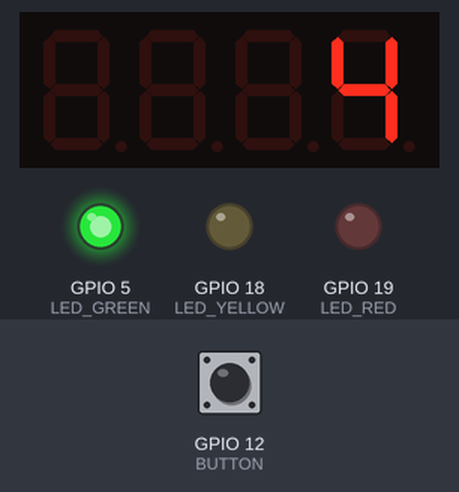
A program run on a simulated ESP32. Shown: 4-digit seven-segment display, output pins drawn as LEDs (lit = HIGH). The test bench sets the inputs (shaded band); at power-on: GPIO 12 (BUTTON) HIGH.

Above: at 1.2 s.
1.3 s: GPIO 12 (BUTTON) pulled LOW for 0.15 s
At 2.2 s:
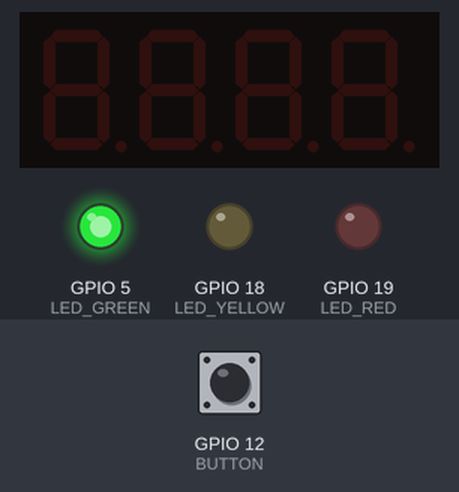
4.4 s: GPIO 12 (BUTTON) pulled LOW for 1 s
At 6.9 s:
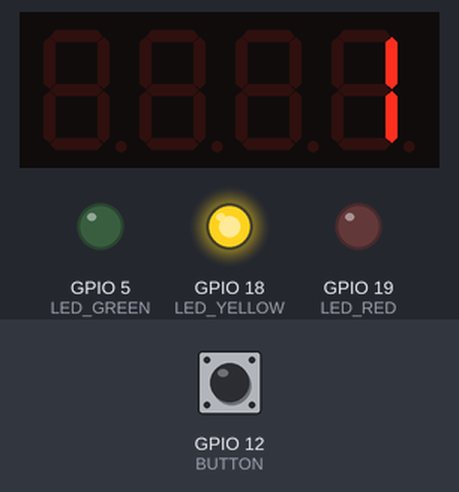
At 8.4 s:
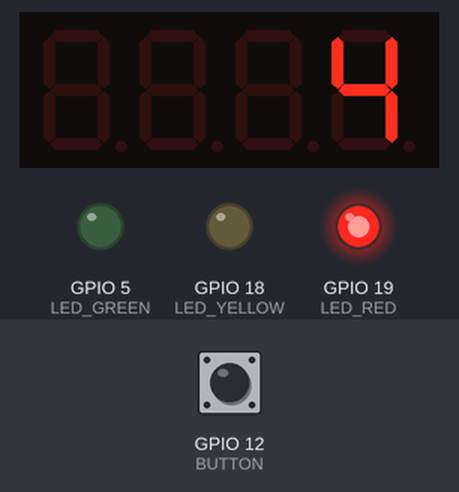
Timing chart, 0 to 14.1 s (numbered marks = the images above; inputs shaded):
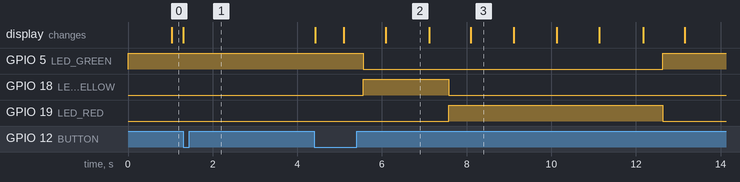

The program:

main.cpp
```cpp
#include <Arduino.h>
#include <TM1637Display.h>

// Định nghĩa các chân kết nối
#define LED_RED 19
#define LED_YELLOW 18
#define LED_GREEN 5
#define BUTTON 12
#define CLK 27
#define DIO 14

// Khởi tạo màn hình TM1637
TM1637Display display(CLK, DIO);

// Biến kiểm soát hiển thị màn hình
bool displayActive = true;

// Biến thời gian để xử lý millis()
unsigned long previousMillis = 0;
const long interval = 1000;  // Đếm lùi mỗi 1 giây

// Thời gian chờ khi chuyển trạng thái (0.5s)
const int transitionDelay = 500;
bool transitioning = false;  // Đánh dấu trạng thái chuyển đèn
unsigned long transitionStartTime = 0;

// Biến trạng thái đèn giao thông và bộ đếm ngược
int state = 0;      // 0: Đèn xanh, 1: Đèn vàng, 2: Đèn đỏ
int countdown = 5; // Bộ đếm ngược

// Biến debounce để tránh lỗi nhấn nút nhiều lần
volatile unsigned long lastInterruptTime = 0;

// Hàm xử lý nút nhấn bằng ngắt ngoài
void IRAM_ATTR handleButtonPress() {
    unsigned long interruptTime = millis();
    if (interruptTime - lastInterruptTime > 300) { // Kiểm tra debounce (300ms)
        displayActive = !displayActive;  // Đảo trạng thái hiển thị màn hình
        lastInterruptTime = interruptTime;
    }
}

void setup() {
    pinMode(LED_RED, OUTPUT);
    pinMode(LED_YELLOW, OUTPUT);
    pinMode(LED_GREEN, OUTPUT);
    pinMode(BUTTON, INPUT_PULLUP);

    attachInterrupt(digitalPinToInterrupt(BUTTON), handleButtonPress, FALLING);

    display.setBrightness(7);
}

void loop() {
    unsigned long currentMillis = millis();

    // Nếu đang trong giai đoạn chuyển đèn, chờ 0.5s rồi mới bật đèn tiếp theo
    if (transitioning) {
        if (currentMillis - transitionStartTime >= transitionDelay) {
            transitioning = false; // Kết thúc quá trình chuyển
        } else {

            return; // Đang chờ, không làm gì cả
        }
    }

    // Kiểm tra xem đã đến lúc giảm bộ đếm ngược chưa
    if (currentMillis - previousMillis >= interval) {
        previousMillis = currentMillis;
        countdown--;

        if (countdown == 0) {
            transitioning = true; // Bắt đầu giai đoạn chuyển đèn
            transitionStartTime = millis();
            // Tắt màn hình trong khoảng nghỉ 0.5s
            display.clear();
            // Chuyển trạng thái đèn
            state = (state + 1) % 3;
            countdown = (state == 1) ? 2 : 5; // Đèn vàng: 3s, còn lại: 10s
        }
    }

    // Nếu không trong giai đoạn chuyển đèn, bật đèn theo trạng thái hiện tại
    if (!transitioning) {
        switch (state) {
            case 0: digitalWrite(LED_RED, LOW); digitalWrite(LED_YELLOW, LOW); digitalWrite(LED_GREEN, HIGH); break;
            case 1: digitalWrite(LED_RED, LOW); digitalWrite(LED_YELLOW, HIGH); digitalWrite(LED_GREEN, LOW); break;
            case 2: digitalWrite(LED_RED, HIGH); digitalWrite(LED_YELLOW, LOW); digitalWrite(LED_GREEN, LOW); break;
        }
    }

    // Kiểm soát hiển thị màn hình
    if (displayActive) {
        display.showNumberDec(countdown); // Hiển thị số đếm
    } else {
        display.clear(); // Tắt màn hình nhưng đèn vẫn chạy
    }
}
```

Measured:
- after the input at 4.4 s, the display: changes at once (image 2)
- what the display in image 2 shows lasts 1.0 s, from 6.1 s to 7.1 s
